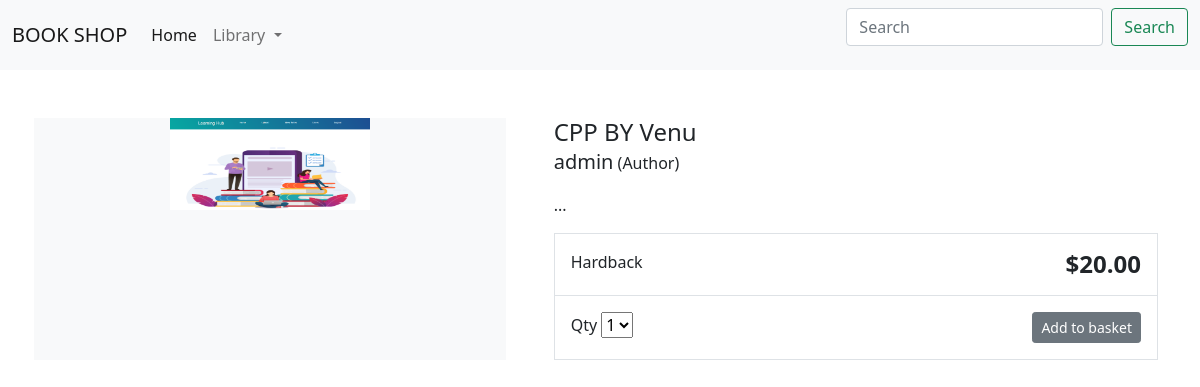
Screenshot of /item/cpp-by-venu/ with the database file from the repository.
### store/models.py (models this page shows, shortened)
class Product(models.Model):
    category = models.ForeignKey(Category, related_name='product', on_delete= models.CASCADE)
    created_by = models.ForeignKey(User, on_delete= models.CASCADE, related_name = 'product_creator')
    title = models.CharField(max_length=255)
    author = models.CharField(max_length=255, default='admin')
    description = models.TextField(blank=True)
    image = models.ImageField(upload_to = 'images/')
    slug = models.SlugField(max_length=255)
    price = models.DecimalField(max_digits=4, decimal_places=2)
    in_stock = models.BooleanField(default=True)
    is_active = models.BooleanField(default=True)
    created = models.DateField(auto_now_add=True)
    updated = models.DateField(auto_now=True)
    class Meta:
        verbose_name_plural = 'Products'
        ordering = ('-created',)

### store/views.py (the view)
# urls.py: path('item/<slug:slug>/', views.product_detail, name ="product_detail" ),
def product_detail(request, slug):
    product =  get_object_or_404(Product, slug= slug, in_stock = True)
    return render(request, 'store/product/detail.html', {'product':product})

### store/views.py (called while the page is built)
def categories(request):
    return {
            'categories' : Category.objects.all()
           }

### templates/store/product/detail.html (shortened to what this page needs)
{% extends "store/base.html" %}
{% load static %}
{% block body %}
<div class="container">
    <main class="pt-5">
        <div class="row g-3">
            <div class="col-md-5 col-lg-5 order-md-first bg-light">
                <img class="img-fluid mx-auto d-block" width="200px" alt="Responsive image" src="{{ product.image.url }}">
            </div>
            <div class="col-md-7 col-lg-7 ps-md-3 ps-lg-5">
                <h1 class="mb-0 h4">{{ product.title }}</h1>
                <p><span class="lead">{{ product.author }}</span> (Author)</p>
                <p>{{ product.description|slice:":355" }}...</p>
                <div class="border">
                    <div class="col border-bottom">
                        <div class="row p-3">
                            <div class="col-6">Hardback</div>
                            <div class="col-6 text-end"><span class="h4 fw-bold">${{ product.price }}</span></div>
                        </div>
                    </div>
                    <div class="col">
                        <div class="row p-3">
                            <div class="col-6">
                                <label for="select">Qty</label>
                                <select id="select">
                                    <option value="">1</option>
                                </select>
                            </div>
                            <div class="col-6 text-end"><button type="button" class="btn btn-secondary btn-sm">Add to
                                    basket</button></div>
                        </div>
                    </div>
                </div>
            </div>
        </div>
    </main>
</div>
{% endblock body %}

### rows the page displays
Product: image (picture), title "CPP BY Venu", author "admin", price "20.00"
